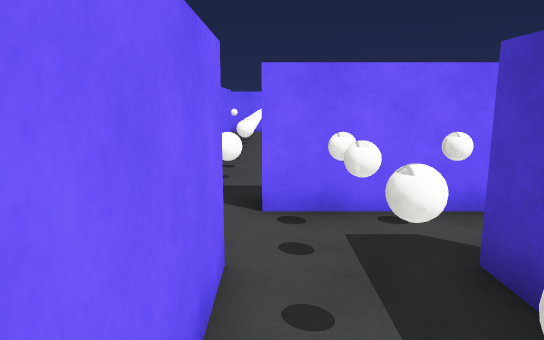
[1] (above)

24 first-person views from a walk through a scene from a Unity 3-D project. The camera is 1.5 m above the floor, tilts 10° down and sees 70° across. The floor is counted in squares, 1 m on a side. Each view is taken from the middle of a square. On the plan, view 1 faces up. The plan holds only what a view shows up to about 17 squares ahead; the rest is blank. The place goes on beyond the plan. Surface patterns are stand-ins for the level's own textures.

[2]
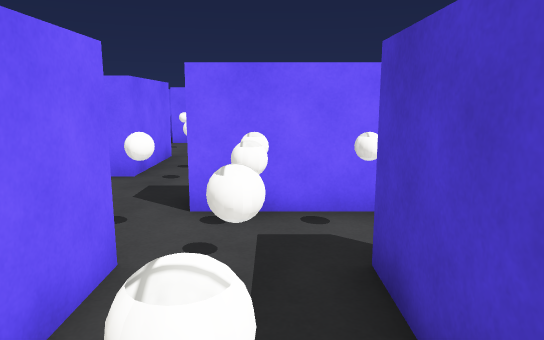

[3]
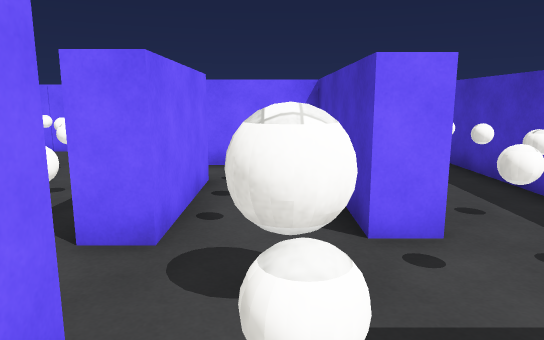

[4]
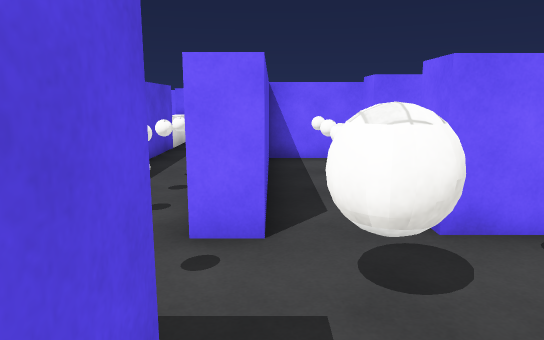

[5]
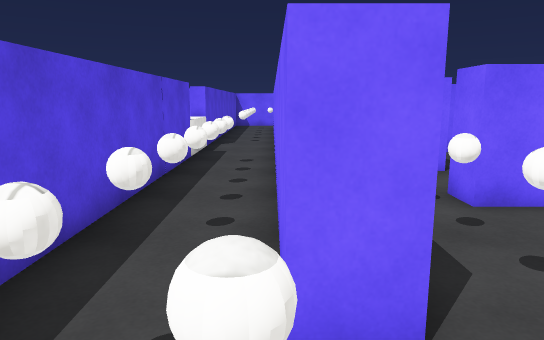

[6]
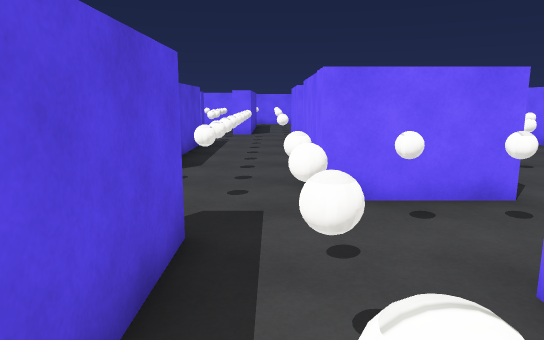

[7]
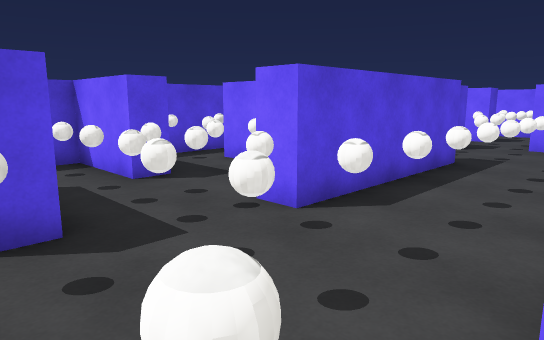

[8]
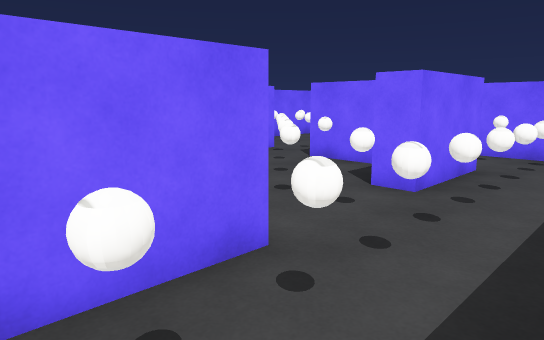

[9]
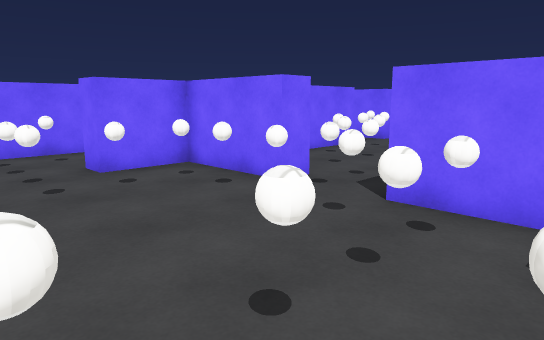

[10]
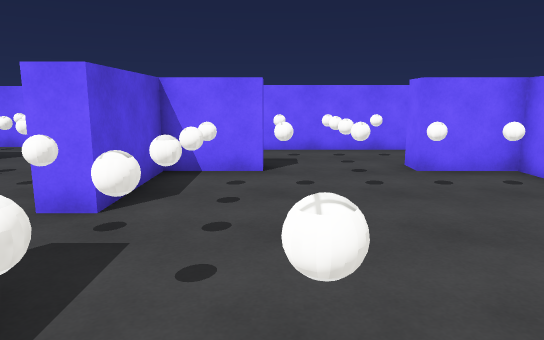

[11]
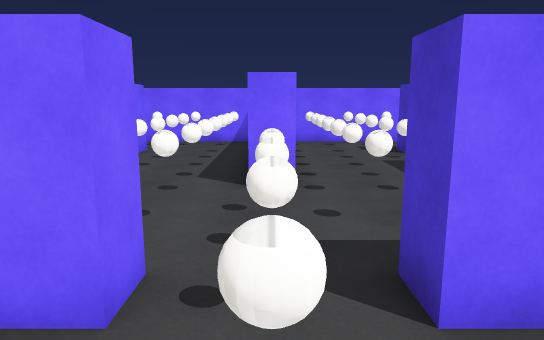

[12]
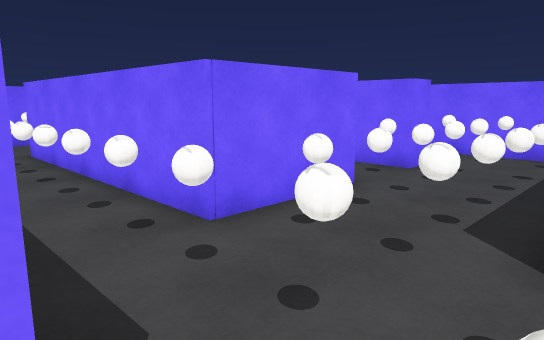

[13]
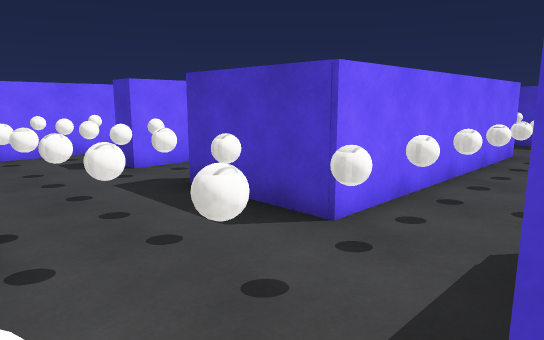

[14]
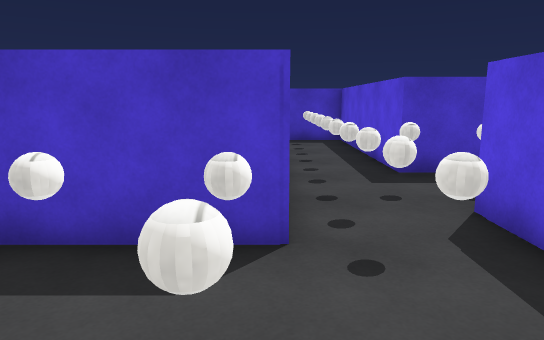

[15]
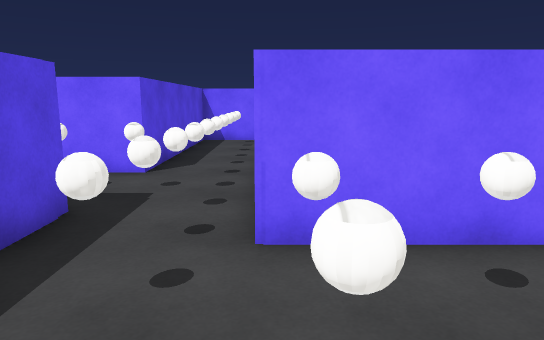

[16]
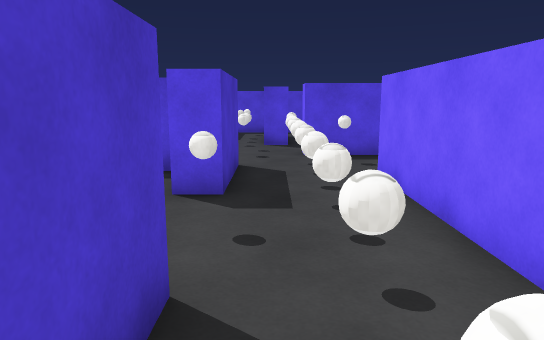

[17]
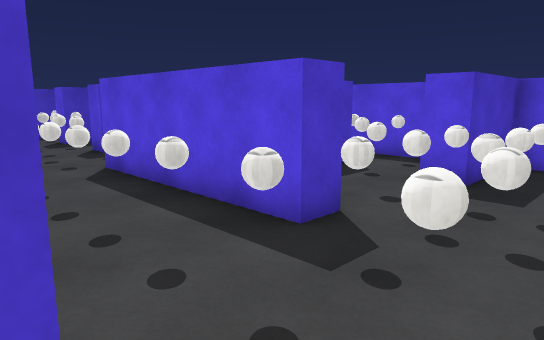

[18]
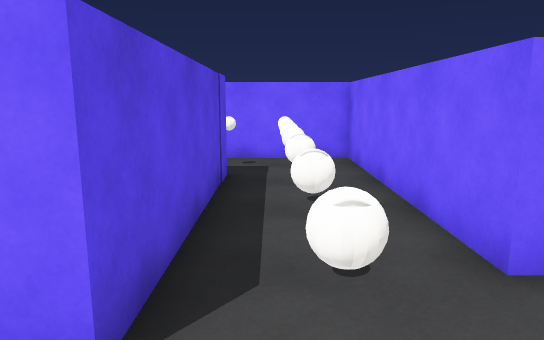

[19]
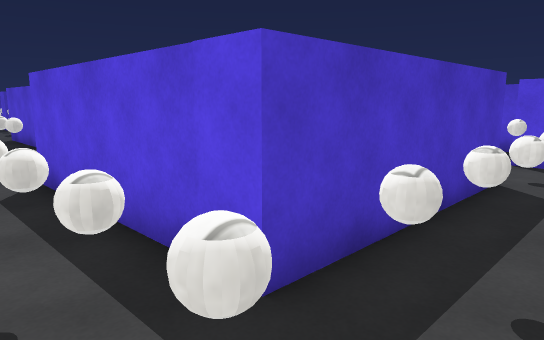

[20]
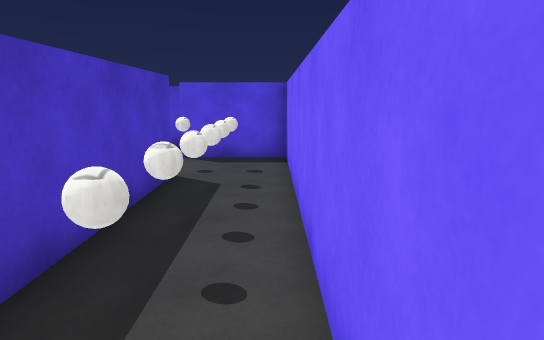

[21]
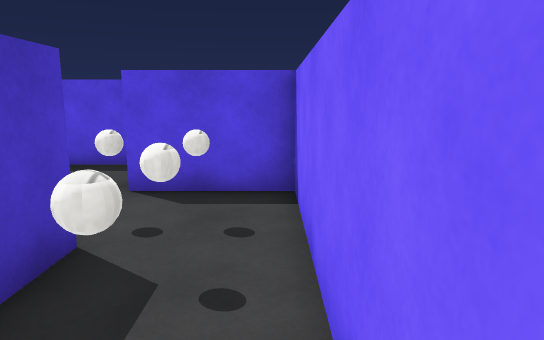

[22]
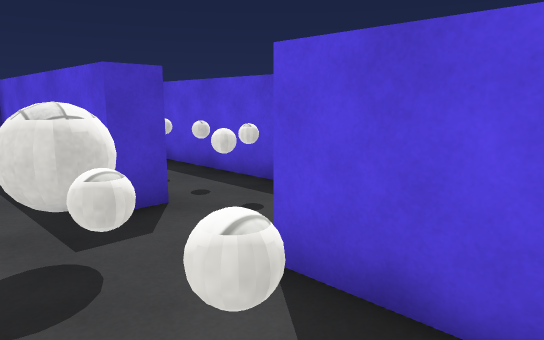

[23]
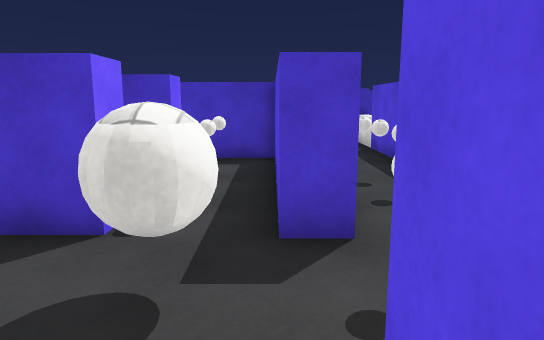

[24]
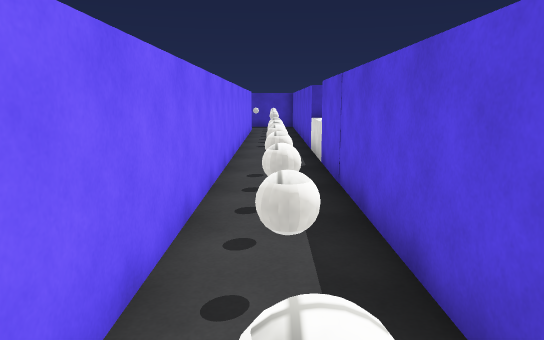

### Floor plan
Points are (right, up) in squares from view 1. A wall is a line through its corners. A room is listed if a view was taken in it or the views show most of it. See-through windows are left out.
Room 1 (views 1, 2)
walls: (1.9, 1.1) (1.9, 3.4) (2.9, 3.4); (2.9, -0.1) (1.9, -0.1); (-0.4, 3.4) (-0.4, -0.1) (-1.4, -0.1); (-1.4, -2.1) (2.6, -2.1); (3.4, 5.2) (-0.2, 5.2)
ways out: opening at (-1, 4) to room 3; opening at (2.5, -1) to room 4; opening at (2.5, 4) to room 4; opening at (-1, -1) to room 6
objects: other object (-1, -1); other object (1, -1); other object (1, 1); other object (1, 2); other object (1, 3); other object (1, 4); other object (2, -1); other object (2, 4)
Room 2 (views 3, 24)
walls: (-8.1, -5.1) (-8.1, -5.8); (-5.9, -5.8) (-5.9, -5.2); (2.9, -2.9) (-16.6, -2.9); (-19, -5.3) (2, -5.3)
ways out: opening at (4.5, -3) to room 4; opening at (-18.5, -3)
objects: other object (-17, -4); other object (-16, -4); other object (-15, -4); other object (-14, -4); other object (-12, -4); other object (-11, -4); other object (-10, -4); other object (-4, -4); other object (-3, -4); other object (-2, -4); other object (-1, -4); other object (1, -4); other object (2, -4); other object (3, -4)
Room 3 (views 4, 6, 7, 8, 9, 10, 11, 12, 13, 14, 15, 16, 17, 18, 19, 20, 21, 22, 23)
walls: (-8.1, 17.2) (-8.1, 16.4) (-11.4, 16.4) (-11.4, 14.2) (-12.2, 14.2) (-12.2, 16); (-3.1, 16.4) (-5.9, 16.4) (-5.9, 17.2); (-3.2, 17.2) (-1.8, 17.2) (-1.8, 14.2) (-2.8, 14.2); (-1.8, 10.9) (-1.8, 7.8) (-5.9, 7.8); (-12.2, 17.2) (-10.8, 17.2); (-6.5, 20.8) (-7.5, 20.8); (-12.2, 7.8) (-12.2, 10.8) (-11.4, 10.8) (-11.4, 8.6) (-8.1, 8.6) (-8.1, 7.8) (-11.9, 7.8); (1.2, 15.5) (1.2, 17.2) (8.4, 17.2) (8.4, 20.6); (-10.9, 23.1) (-10.9, 19.8) (-19.2, 19.8); (-0.2, 6) (2.8, 6); (-10, 3.5) (-10, 4.5) (-4, 4.5) (-4, 3.6); (-6.6, 2.4) (-6.6, -0.5); (-1.4, 3.4) (-0.4, 3.4); (-3.1, 25.4) (-3.1, 26.2); (-13.6, 3.4) (-12.6, 3.4); (-10.9, 26.2) (-10.9, 25.4); (-4.2, 0.8) (-3.4, 0.8) (-3.4, -0.4); (5.2, 19.8) (-3.1, 19.8) (-3.1, 23.1); (-7.4, -0.5) (-7.4, 0); (-7.9, 28.7) (-12.1, 28.7); (-10.6, -0.4) (-10.6, 0.8) (-9.8, 0.8); (-1.9, 28.7) (-6.1, 28.7); (-22.4, 20.6) (-22.4, 17.2) (-15.2, 17.2) (-15.2, 9.1) (-22.4, 9.1) (-22.4, -2.5) (-19.5, -2.5); (-20, 0.1) (-20, 6) (-13.9, 6) (-13.9, 5.1); (8.4, 2.2) (8.4, 5.5); (5.5, -2.5) (6.5, -2.5)
ways out: opening at (-1, 4) to room 1; opening at (6, -1.5) to room 4; opening at (-12, 0) to room 5; opening at (-2, 0) to room 6; opening at (-20, -1.5); opening at (-13, 4); opening at (-11.5, 24.5); opening at (-8.5, 0); opening at (-5.5, 0); opening at (-2.5, 24.5)
objects: other object (-21, -1); other object (-21, 1); other object (-21, 2); other object (-21, 3); other object (-21, 5); other object (-21, 6); other object (-21, 7); other object (-21, 19); other object (-21, 20); other object (-20, -1); other object (-20, 7); other object (-20, 19); other object (-19, 7); other object (-19, 19); other object (-17, 7); other object (-17, 19); other object (-16, 7); other object (-16, 19); other object (-15, 7); other object (-15, 19); other object (-14, 7); other object (-14, 9); other object (-14, 10); other object (-14, 11); other object (-14, 13); other object (-14, 14); other object (-14, 15); other object (-14, 16); other object (-14, 18); other object (-14, 19); other object (-12, 1); other object (-12, 2); other object (-12, 3); other object (-12, 5); other object (-12, 6); other object (-12, 13); other object (-12, 19); other object (-11, 2); other object (-11, 3); other object (-11, 5); other object (-11, 6); other object (-11, 13); other object (-11, 19); other object (-11, 27); other object (-10, 2); other object (-10, 6); other object (-10, 10); other object (-10, 11); other object (-10, 13); other object (-10, 14); other object (-10, 15); other object (-10, 19); other object (-10, 20); other object (-10, 22); other object (-10, 23); other object (-10, 24); other object (-10, 26); other object (-10, 27); other object (-8, 0); other object (-8, 6); other object (-8, 10); other object (-8, 15); other object (-8, 19); other object (-8, 20); other object (-8, 22); other object (-8, 23); other object (-8, 24); other object (-8, 26); other object (-8, 27); other object (-7, 6); other object (-7, 7); other object (-7, 9); other object (-7, 10); other object (-7, 15); other object (-7, 16); other object (-7, 18); other object (-7, 19); other object (-6, 6); other object (-6, 10); other object (-6, 15); other object (-6, 19); other object (-6, 20); other object (-6, 22); other object (-6, 23); other object (-6, 24); other object (-6, 26); other object (-6, 27); other object (-5, 0); other object (-5, 2); other object (-4, 2); other object (-4, 6); other object (-4, 10); other object (-4, 11); other object (-4, 12); other object (-4, 14); other object (-4, 15); other object (-4, 19); other object (-4, 20); other object (-4, 22); other object (-4, 23); other object (-4, 24); other object (-4, 25); other object (-4, 27); other object (-3, 2); other object (-3, 3); other object (-3, 5); other object (-3, 6); other object (-3, 13); other object (-3, 19); other object (-3, 27); other object (-2, 1); other object (-2, 2); other object (-2, 3); other object (-2, 5); other object (-2, 6); other object (-2, 13); other object (-2, 19); other object (-1, 4); other object (-1, 7); other object (-1, 9); other object (-1, 10); other object (-1, 11); other object (-1, 13); other object (-1, 14); other object (-1, 15); other object (-1, 16); other object (-1, 18); other object (-1, 19); other object (1, 7); other object (1, 19); other object (2, 7); other object (2, 19); other object (3, 7); other object (3, 19); other object (5, 19); other object (6, -1); other object (6, 19); other object (7, 1); other object (7, 2); other object (7, 3); other object (7, 19); other object (7, 20)
Room 4 (view 5)
walls: (6, 0.1) (5.1, 0.1) (5.1, 5.2) (3.4, 5.2); (2.9, -2) (2.9, -2.9); (2.9, 3.4) (2.9, -0.1)
ways out: opening at (2.5, -1) to room 1; opening at (2.5, 4) to room 1; opening at (4.5, -3) to room 2; opening at (6, -1.5) to room 3
objects: other object (4, -3); other object (4, -1); other object (4, 3)
Room 5 (no view inside)
walls: (-12.5, -2.1) (-10.6, -2.1) (-10.6, -0.4)
ways out: opening at (-12, 0) to room 3; opening at (-13, -1)
objects: other object (-12, -1)
Room 6 (no view inside)
walls: (-3.4, -0.4) (-3.4, -2.1) (-1.4, -2.1)
ways out: opening at (-1, -1) to room 1; opening at (-2, 0) to room 3
objects: other object (-2, -1)

Positions as (right, up) in squares from view 1, and headings:
1: (0, 0), facing up
2: (1, 0), facing up
3: (4, -4), facing up
4: (7, -2), facing left
5: (5, -3), facing left
6: (4, 7), facing left
7: (0, 8), facing down-left
8: (1, 8), facing up-left
9: (-3, 11), facing up-left
10: (-3, 11), facing left
11: (-7, 14), facing up
12: (-7, 17), facing up-left
13: (-7, 17), facing up-right
14: (-7, 20), facing right
15: (-7, 20), facing left
16: (-13, 17), facing down
17: (-13, 8), facing down-right
18: (-12, 7), facing left
19: (-22, 8), facing down-right
20: (-22, 8), facing down
21: (-22, 4), facing down
22: (-22, 0), facing down-right
23: (-21, -2), facing right
24: (-18, -4), facing right
